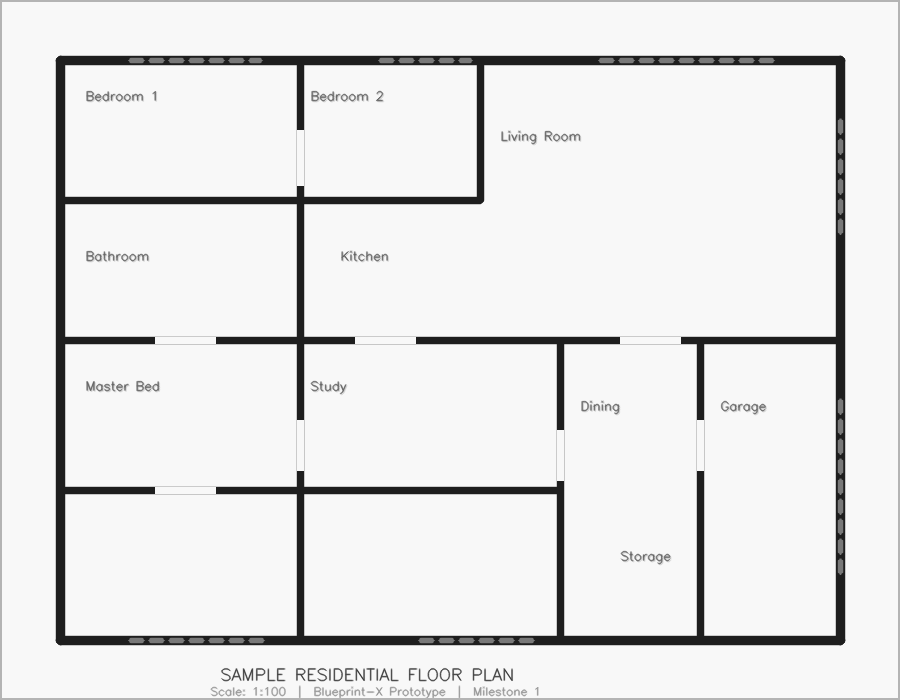
#> input picture sample_floorplan.png, 900 x 700 px; its folder holds only this picture in this run
$ python -i preprocessor.py   (imports and definitions only)
#> lines starting #> are read from the running program, lines starting #| are printed output that depends on the picture; after the words box and inside, x2 and y2 are one past the last pixel; in counts of white or black regions, pixels touching at a corner belong together
"""
backend/engine/preprocessing/preprocessor.py
Blueprint-X — Milestone 2+

Preprocesses a raw blueprint image into a clean structural binary mask.

Two adaptive pipelines are selected automatically based on blueprint style:

  ── Simple (line-drawing) pipeline ──────────────────────────────────────────
  Classic black-on-white architectural drawings.
  1. Grayscale
  2. Deskew (Hough-angle correction)
  3. Normalize brightness (CLAHE)
  4. Resize to standard resolution
  5. Dual threshold (adaptive + hard global)
  6. Remove tiny blobs
  7. Morphological open (destroy thin elements)
  8. Second area filter

  ── Rendered (color floor plan) pipeline ────────────────────────────────────
  Professionally rendered plans with light floors, colored furniture, dark
  grey walls (~#3a3a3a to #606060) on a cream/light background.
  1. Grayscale + Deskew + Resize  (same)
  2. Dark-pixel isolation  (L-channel < threshold in LAB space)
  3. Canny edge detection on grayscale
  4. Edge + dark-pixel union
  5. Large morphological close to connect broken wall segments
  6. Remove tiny blobs + area filter
"""
from __future__ import annotations

import cv2
import math
import numpy as np
from dataclasses import dataclass, field
from typing import Dict, Optional, Tuple


@dataclass
class PreprocessResult:
    grayscale: Optional[np.ndarray] = None
    binary_raw: Optional[np.ndarray] = None
    cleaned_binary: Optional[np.ndarray] = None   # structural walls only (for Hough)
    room_seg_mask: Optional[np.ndarray] = None     # pixel-level wall mask for room flood-fill
    scale_factor: float = 1.0                      # resize ratio applied
    skew_angle_deg: float = 0.0
    blueprint_style: str = "simple"                # "simple" | "rendered"
    debug: Dict[str, np.ndarray] = field(default_factory=dict)


class Preprocessor:
    """
    Stateless adaptive preprocessor. Call .run(bgr) to get a PreprocessResult.
    Automatically chooses between the simple and rendered pipelines.
    """

    # ── Shared configuration ─────────────────────────────────────────────────
    MAX_DIM = 2048

    # ── Simple pipeline config ───────────────────────────────────────────────
    ADAPTIVE_BLOCK   = 15
    ADAPTIVE_C       = 4
    HARD_THRESH      = 150   # pixel values ABOVE this → background (bright = white paper)
    MIN_BLOB_PX      = 80
    OPEN_KERNEL      = 3
    MIN_STRUCT_PX    = 50

    # ── Rendered pipeline config ─────────────────────────────────────────────
    # Walls in rendered plans are typically dark grey (L < 90 in LAB)
    RENDERED_L_THRESH        = 90    # LAB L channel: < this means "dark" = wall candidate
    RENDERED_CANNY_LO        = 30
    RENDERED_CANNY_HI        = 120
    RENDERED_CLOSE_KERNEL    = 5     # morphological close to bridge edge gaps
    RENDERED_MIN_BLOB_PX     = 150
    RENDERED_MIN_STRUCT_PX   = 100
    RENDERED_OPEN_KERNEL     = 2     # smaller open so we don't erase thick walls

    # ── Style-detection thresholds ───────────────────────────────────────────
    # A plan is "rendered" if it has genuine colour variation between channels
    # (coloured furniture/walls) OR a distinctly light background that is NOT
    # pure greyscale.
    #
    # Simple line drawings are nearly pure greyscale (color_std ≈ 0, pixel-level
    # BGR channels all very close) on a near-white background.  We keep them in
    # the fast "simple" pipeline.
    COLORFUL_STD_THRESH    = 12.0   # std of per-channel MEAN across B,G,R channels
    PIXEL_COLOR_STD_THRESH = 15.0   # mean per-pixel std across BGR — true colour test
    LIGHT_BG_MEDIAN_THRESH = 180    # median grey value > this → likely light bg
    DARK_STRUCT_FRAC       = 0.03   # at least 3% of pixels must be "wall-dark"

    def run(self, bgr: np.ndarray) -> PreprocessResult:
        result = PreprocessResult()
        debug: Dict[str, np.ndarray] = {}

        # ── Step 1  Grayscale ─────────────────────────────────────────────
        gray = cv2.cvtColor(bgr, cv2.COLOR_BGR2GRAY)
        result.grayscale = gray
        debug["01_grayscale"] = cv2.cvtColor(gray, cv2.COLOR_GRAY2BGR)

        # ── Step 2  Deskew ────────────────────────────────────────────────
        gray, angle = self._deskew(gray)
        result.skew_angle_deg = angle
        debug["02_deskewed"] = cv2.cvtColor(gray, cv2.COLOR_GRAY2BGR)

        # ── Step 3  CLAHE brightness normalization ────────────────────────────────────────
        # Use a smaller tile for complex/high-density images so local contrast
        # enhancement doesn't blur together adjacent thin walls.
        tile = (6, 6) if self._is_complex_density(gray) else (8, 8)
        clahe = cv2.createCLAHE(clipLimit=2.5, tileGridSize=tile)
        gray_norm = clahe.apply(gray)
        debug["03_normalized"] = cv2.cvtColor(gray_norm, cv2.COLOR_GRAY2BGR)

        # ── Step 4  Resize to standard resolution ─────────────────────────
        gray_norm, scale = self._resize(gray_norm)
        gray_resized, _ = self._resize(gray)          # also resize original gray
        bgr_resized, _ = self._resize_bgr(bgr)
        result.scale_factor = scale
        debug["04_resized"] = cv2.cvtColor(gray_norm, cv2.COLOR_GRAY2BGR)

        # ── Step 5  Detect blueprint style ────────────────────────────────
        style = self._detect_style(bgr_resized, gray_resized)
        result.blueprint_style = style

        # ── Step 6  Branch on style ───────────────────────────────────────
        if style == "rendered":
            binary, cleaned = self._pipeline_rendered(bgr_resized, gray_norm, debug)
        else:
            binary, cleaned = self._pipeline_simple(gray_norm, debug)

        result.binary_raw = binary
        result.cleaned_binary = cleaned

        # ── Step 7  Room segmentation mask ───────────────────────────────────
        # This is a SEPARATE mask optimised for room flood-fill.
        # We bypass the morphological-open / area-filter steps that destroy
        # thin internal walls, and instead use a direct pixel threshold + dilation.
        result.room_seg_mask = self._make_room_seg_mask(
            bgr_resized, gray_norm, style
        )
        debug["09_room_seg_mask"] = cv2.cvtColor(result.room_seg_mask, cv2.COLOR_GRAY2BGR)

        result.debug = debug
        return result

    # ── Style Detection ───────────────────────────────────────────────────────

    def _detect_style(self, bgr: np.ndarray, gray: np.ndarray) -> str:
        """Heuristically decide if this is a 'rendered' colour floor plan or a
        'simple' line-drawing blueprint.

        Key insight:
          - Simple line drawings are PURE GREYSCALE — B, G, R values are
            nearly identical at every pixel (per-pixel std ≈ 0).
          - Rendered colour plans have coloured furniture, tinted floors and
            walls — individual pixels have divergent BGR values (per-pixel
            std is high even if the global mean per channel is similar).

        Detection logic:
          A) High per-pixel colour std → definitely rendered (has genuine colour)
          B) High channel-mean std → rendered (global colour tint)
          C) EITHER A or B, BUT only when the image is NOT near-pure-greyscale
        """
        b, g, r = cv2.split(bgr.astype(np.float32))

        # Per-channel global means
        channel_means = [float(b.mean()), float(g.mean()), float(r.mean())]
        color_std = float(np.std(channel_means))

        # Per-pixel colour std (mean of std across B/G/R at each pixel)
        # Stack channels → shape (H, W, 3), compute std per pixel
        pixel_stack = np.stack([b, g, r], axis=2)
        pixel_color_std = float(pixel_stack.std(axis=2).mean())

        median_lum = float(np.median(gray))
        dark_frac = float(np.sum(gray < 80)) / gray.size

        # A plan is "rendered" if it has genuine pixel-level colour variation
        has_color = (
            pixel_color_std > self.PIXEL_COLOR_STD_THRESH   # true per-pixel colour
            or color_std > self.COLORFUL_STD_THRESH          # global tint
        )
        # Also flag as rendered if it has a light background with meaningful
        # dark structure, BUT ONLY when some colour is present (not pure grey)
        has_light_bg_with_structure = (
            median_lum > self.LIGHT_BG_MEDIAN_THRESH
            and dark_frac > self.DARK_STRUCT_FRAC
            and pixel_color_std > 5.0   # must have at least a hint of colour
        )

        is_rendered = has_color or has_light_bg_with_structure
        return "rendered" if is_rendered else "simple"

    # ── Simple Pipeline ───────────────────────────────────────────────────────

    def _is_complex_density(self, gray: np.ndarray) -> bool:
        """Return True if the image has high structural line density."""
        # Quick Canny to estimate edge density
        edges = cv2.Canny(gray, 40, 120)
        density = float(np.count_nonzero(edges)) / gray.size
        return density > 0.06

    def _pipeline_simple(
        self,
        gray: np.ndarray,
        debug: Dict,
    ) -> Tuple[np.ndarray, np.ndarray]:
        """Classic adaptive-threshold pipeline for black-on-white line drawings."""
        is_complex = self._is_complex_density(gray)

        # Slight blur — less blur for complex plans to preserve thin partitions
        blur_k = (3, 3) if is_complex else (5, 5)
        blurred = cv2.GaussianBlur(gray, blur_k, 0)

        # Adaptive block size: smaller for complex so text/hatching doesn't bleed
        block_size = 13 if is_complex else self.ADAPTIVE_BLOCK
        c_val = 3 if is_complex else self.ADAPTIVE_C
        adaptive_binary = cv2.adaptiveThreshold(
            blurred, 255,
            cv2.ADAPTIVE_THRESH_GAUSSIAN_C,
            cv2.THRESH_BINARY_INV,
            blockSize=self.ADAPTIVE_BLOCK,
            C=self.ADAPTIVE_C,
        )
        _, hard_binary = cv2.threshold(gray, self.HARD_THRESH, 255, cv2.THRESH_BINARY_INV)
        binary = cv2.bitwise_and(adaptive_binary, hard_binary)
        debug["05_binary"] = cv2.cvtColor(binary, cv2.COLOR_GRAY2BGR)

        # Remove tiny blobs
        no_tiny = self._area_filter(binary, self.MIN_BLOB_PX)
        debug["06_no_tiny"] = cv2.cvtColor(no_tiny, cv2.COLOR_GRAY2BGR)

        # Morphological open
        k = cv2.getStructuringElement(cv2.MORPH_RECT, (self.OPEN_KERNEL, self.OPEN_KERNEL))
        structural = cv2.morphologyEx(no_tiny, cv2.MORPH_OPEN, k)
        debug["07_after_open"] = cv2.cvtColor(structural, cv2.COLOR_GRAY2BGR)

        # Second area filter
        final = self._area_filter(structural, self.MIN_STRUCT_PX)
        debug["08_cleaned_binary"] = cv2.cvtColor(final, cv2.COLOR_GRAY2BGR)

        return binary, final

    # ── Rendered Pipeline ─────────────────────────────────────────────────────

    # [33 lines left out: function _pipeline_rendered, not called in this run]

    # ── Room Segmentation Mask ────────────────────────────────────────────────

    def _make_room_seg_mask(
        self,
        bgr: np.ndarray,
        gray: np.ndarray,
        style: str,
    ) -> np.ndarray:
        """
        Build a dense, gap-free wall mask specifically for room flood-fill.

        For simple (black-on-white) plans: directly threshold dark pixels
        with Otsu + hard threshold union, then dilate moderately.
        No morphological open/area-filter so thin internal walls are preserved.

        For rendered (colour) plans: use LAB L-channel threshold + Canny union.
        """
        if style == "simple":
            # Direct dark-pixel extraction (no destructive morphological ops)
            blurred = cv2.GaussianBlur(gray, (3, 3), 0)
            # Otsu global threshold
            _, otsu = cv2.threshold(
                blurred, 0, 255,
                cv2.THRESH_BINARY_INV | cv2.THRESH_OTSU
            )
            # Hard threshold for very dark pixels
            _, hard = cv2.threshold(blurred, 100, 255, cv2.THRESH_BINARY_INV)
            # Adaptive threshold to catch thin light-grey walls
            adapt = cv2.adaptiveThreshold(
                blurred, 255,
                cv2.ADAPTIVE_THRESH_GAUSSIAN_C,
                cv2.THRESH_BINARY_INV,
                blockSize=11, C=3,
            )
            # Union of all three cues
            raw = cv2.bitwise_or(otsu, hard)
            raw = cv2.bitwise_or(raw, adapt)

            # Remove tiny dots (text, hatching) without killing wall lines
            raw = self._area_filter(raw, min_area=30)

            # Dilate to seal T-junction gaps and corner touches
            k_close = np.ones((9, 9), np.uint8)
            sealed  = cv2.dilate(raw, k_close, iterations=2)
            sealed  = cv2.morphologyEx(sealed, cv2.MORPH_CLOSE, np.ones((7, 7), np.uint8))

        else:
            # Rendered plan: LAB L-channel + Canny
            lab = cv2.cvtColor(bgr, cv2.COLOR_BGR2LAB)
            l_ch = lab[:, :, 0]
            _, dark = cv2.threshold(l_ch, 90, 255, cv2.THRESH_BINARY_INV)
            edges = cv2.Canny(cv2.GaussianBlur(gray, (3, 3), 0), 30, 120)
            raw = cv2.bitwise_or(dark, edges)
            raw = self._area_filter(raw, min_area=50)
            k_close = np.ones((11, 11), np.uint8)
            sealed  = cv2.dilate(raw, k_close, iterations=2)
            sealed  = cv2.morphologyEx(sealed, cv2.MORPH_CLOSE, np.ones((9, 9), np.uint8))

        return sealed

    # ── Helpers ───────────────────────────────────────────────────────────────

    def _area_filter(self, binary: np.ndarray, min_area: int) -> np.ndarray:
        """Remove connected components smaller than min_area pixels."""
        n, labels, stats, _ = cv2.connectedComponentsWithStats(binary, 8)
        out = np.zeros_like(binary)
        for i in range(1, n):
            if stats[i, cv2.CC_STAT_AREA] >= min_area:
                out[labels == i] = 255
        return out

    def _deskew(self, gray: np.ndarray) -> Tuple[np.ndarray, float]:
        """Detect dominant line angle and rotate to correct skew."""
        edges = cv2.Canny(gray, 50, 150, apertureSize=3)
        lines = cv2.HoughLines(edges, 1, np.pi / 180, threshold=200)
        if lines is None:
            return gray, 0.0

        angles = []
        # OpenCV 5 changed HoughLines output shape from (N,1,2) to (N,2)
        for rho, theta in lines.reshape(-1, 2):
            angle_deg = math.degrees(theta)
            if angle_deg < 45:
                angles.append(angle_deg)
            elif angle_deg > 135:
                angles.append(angle_deg - 180)

        if not angles:
            return gray, 0.0

        median_angle = float(np.median(angles))
        if abs(median_angle) < 0.5 or abs(median_angle) > 10:
            return gray, 0.0

        h, w = gray.shape
        M = cv2.getRotationMatrix2D((w / 2, h / 2), median_angle, 1.0)
        corrected = cv2.warpAffine(
            gray, M, (w, h),
            flags=cv2.INTER_LINEAR,
            borderMode=cv2.BORDER_REPLICATE,
        )
        return corrected, median_angle

    def _resize(self, gray: np.ndarray) -> Tuple[np.ndarray, float]:
        """Resize so max dimension <= MAX_DIM. Returns (resized, scale_factor)."""
        h, w = gray.shape
        max_dim = max(h, w)
        if max_dim <= self.MAX_DIM:
            return gray, 1.0
        scale = self.MAX_DIM / max_dim
        new_w, new_h = int(w * scale), int(h * scale)
        resized = cv2.resize(gray, (new_w, new_h), interpolation=cv2.INTER_AREA)
        return resized, scale

    def _resize_bgr(self, bgr: np.ndarray) -> Tuple[np.ndarray, float]:
        """Resize BGR image so max dimension <= MAX_DIM."""
        h, w = bgr.shape[:2]
        max_dim = max(h, w)
        if max_dim <= self.MAX_DIM:
            return bgr, 1.0
        scale = self.MAX_DIM / max_dim
        new_w, new_h = int(w * scale), int(h * scale)
        resized = cv2.resize(bgr, (new_w, new_h), interpolation=cv2.INTER_AREA)
        return resized, scale

>>> import cv2
>>> picture = cv2.imread('../../../sample_floorplan.png')
#> picture is the input picture: shape (700, 900, 3); min 30, max 248, mean 231.6
>>> result = Preprocessor().run(picture)
#> in _deskew, `edges = cv2.Canny(gray, 50, 150, apertureSize=3)`:
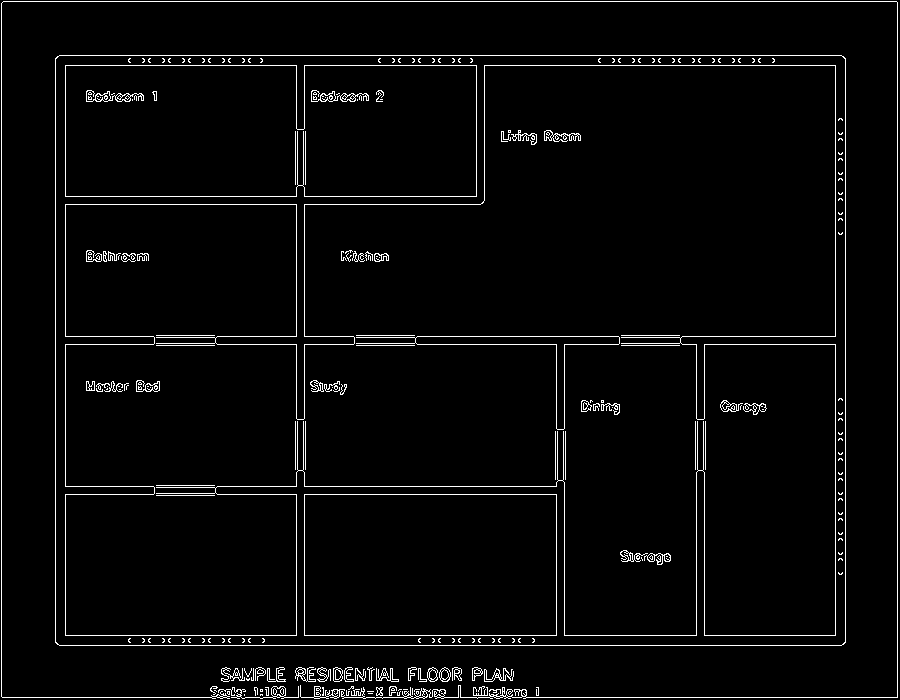
#> edges: shape (700, 900); 3.3% white in thin lines or dots
#> in _deskew, `lines = cv2.HoughLines(edges, 1, np.pi / 180, threshold=200)`: lines = 25 rows, first 8: [1, 1.57], [697, 1.57], [55, 1.57], [645, 1.57], [65, 1.57], [635, 1.57], [897, 0], [1, 0]
#> the loop in _deskew, `for rho, theta in lines.reshape(-1, 2):` made 25 passes
#> (rho, theta, angle_deg) on passes 1 to 8: (1, 1.57, 90), (697, 1.57, 90), (55, 1.57, 90), (645, 1.57, 90), (65, 1.57, 90), (635, 1.57, 90), (897, 0, 0), (1, 0, 0)
#> after the loop in _deskew, `for rho, theta in lines.reshape(-1, 2):`: angles = [0, 0, 0, 0, 0, 0, 0, 0, 0, 0, 0, 0]
#> in _deskew, `median_angle = float(np.median(angles))`: median_angle = 0
#> in _is_complex_density, `density = float(np.count_nonzero(edges)) / gray.size`: density = 0.0332
#> in run, `tile = (6, 6) if self._is_complex_density(gray) else (8, 8)`: tile = (8, 8)
#> in run, `gray_norm, scale = self._resize(gray_norm)`: scale = 1
#> in _detect_style, `channel_means = [float(b.mean()), float(g.mean()), float(r.mean())]`: channel_means = [231.6, 231.6, 231.6]
#> in _detect_style, `color_std = float(np.std(channel_means))`: color_std = 0
#> in _detect_style, `median_lum = float(np.median(gray))`: median_lum = 248
#> in _detect_style, `dark_frac = float(np.sum(gray < 80)) / gray.size`: dark_frac = 0.0613
#> in _detect_style, `has_color = ( pixel_color_std > self.PIXEL_COLOR_STD_THRESH`: has_color = False
#> in run, `style = self._detect_style(bgr_resized, gray_resized)`: style = 'simple'
#> in _pipeline_simple, `is_complex = self._is_complex_density(gray)`: is_complex = False
#> in _pipeline_simple, `blur_k = (3, 3) if is_complex else (5, 5)`: blur_k = (5, 5)
#> in _pipeline_simple, `blurred = cv2.GaussianBlur(gray, blur_k, 0)`:
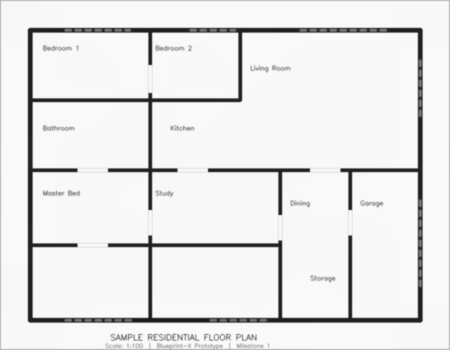
#> blurred: shape (700, 900) (shown at 1/2 size); min 28, max 250, mean 232
#> in _pipeline_simple, `block_size = 13 if is_complex else self.ADAPTIVE_BLOCK`: block_size = 15
#> in _pipeline_simple, `c_val = 3 if is_complex else self.ADAPTIVE_C`: c_val = 4
#> in _pipeline_simple, `adaptive_binary = cv2.adaptiveThreshold( blurred, 255, cv2.ADAPTIVE_TH..`:
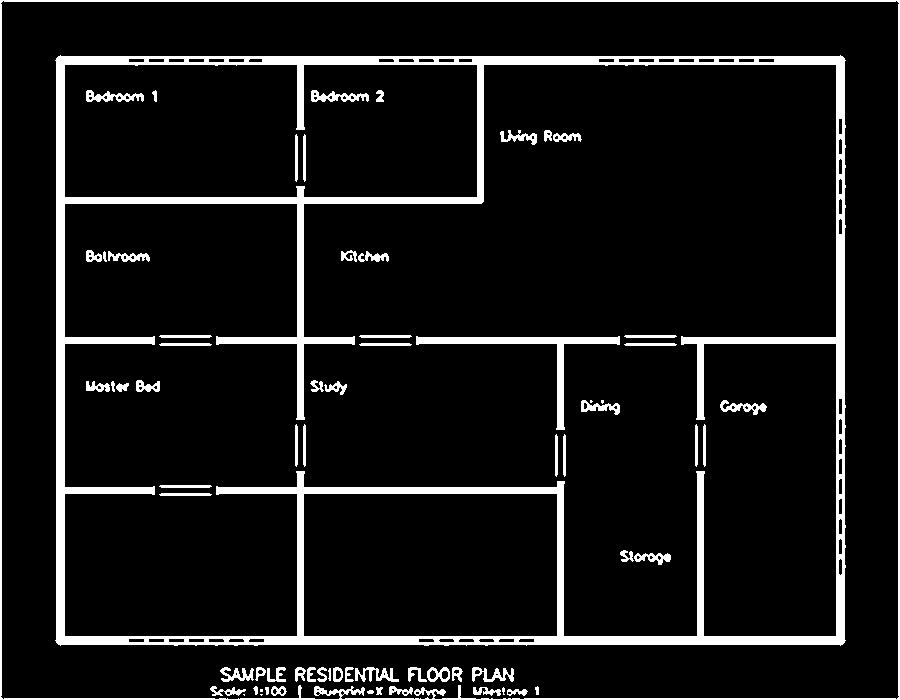
#> adaptive_binary: shape (700, 900); 8.8% white; 71 white regions (6 under 20 px), largest, box (x1, y1, x2, y2) and area: (55, 55, 846, 646) 37902, (0, 0, 900, 700) 6771, (416, 336, 620, 430) 2045
#> (the rest of the program and of its run is left out)
